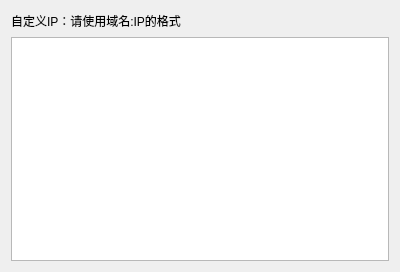
<?xml version="1.0" encoding="UTF-8"?>
<ui version="4.0">
 <class>LoginHostWidget</class>
 <widget class="QWidget" name="LoginHostWidget">
  <property name="geometry">
   <rect>
    <x>0</x>
    <y>0</y>
    <width>400</width>
    <height>272</height>
   </rect>
  </property>
  <property name="windowTitle">
   <string>Form</string>
  </property>
  <layout class="QVBoxLayout" name="verticalLayout">
   <item>
    <layout class="QHBoxLayout" name="horizontalLayout">
     <item>
      <widget class="QLabel" name="label">
       <property name="text">
        <string>自定义IP：请使用域名:IP的格式</string>
       </property>
      </widget>
     </item>
     <item>
      <spacer name="horizontalSpacer">
       <property name="orientation">
        <enum>Qt::Horizontal</enum>
       </property>
       <property name="sizeHint" stdset="0">
        <size>
         <width>40</width>
         <height>20</height>
        </size>
       </property>
      </spacer>
     </item>
    </layout>
   </item>
   <item>
    <widget class="QPlainTextEdit" name="plainTextEdit"/>
   </item>
   <item>
    <layout class="QHBoxLayout" name="horizontalLayout_2"/>
   </item>
  </layout>
 </widget>
 <resources/>
 <connections/>
</ui>
